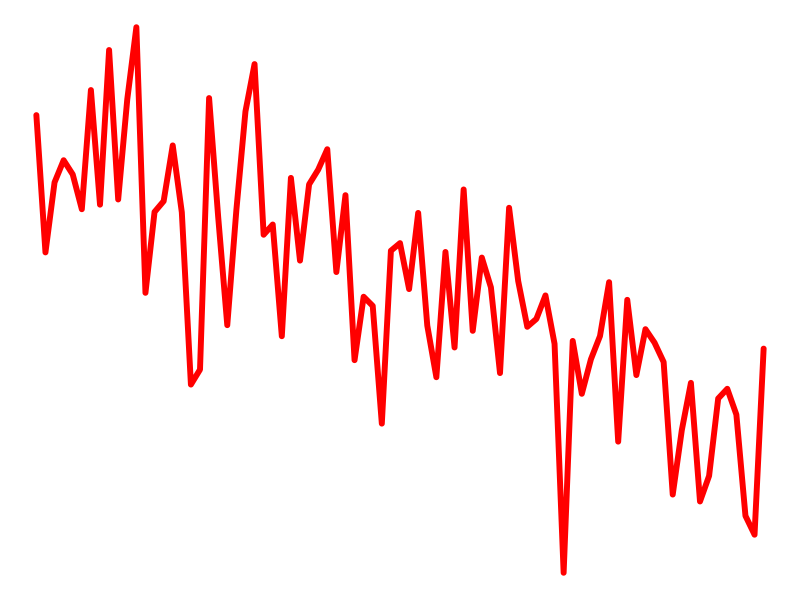
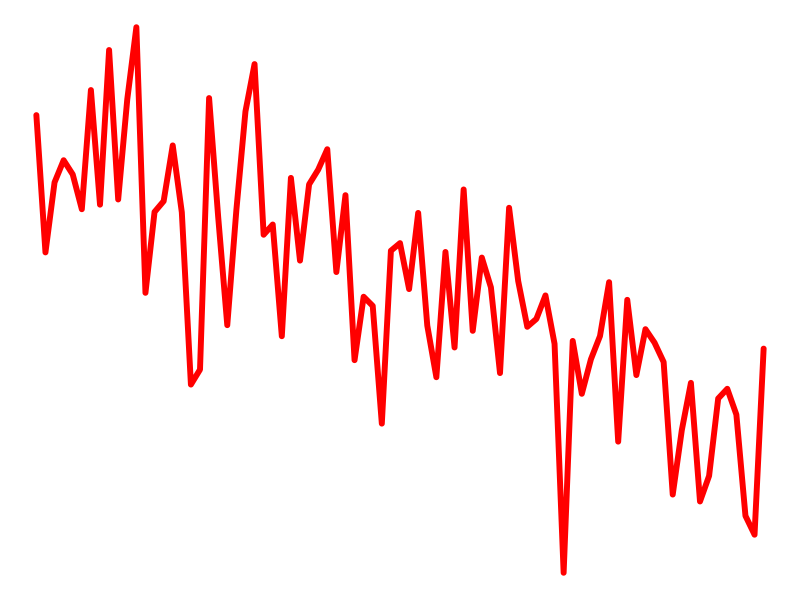

These figures' R source, in order:
library(ggplot2)

# 1. Define geometric coordinates for your icon design
favicon_data <- data.frame(
  x = c(1, 2, 2, 1, 1, 1.5, 2),
  y = c(1, 1, 2, 2, 1, 1.5, 1)
)

# Set seed for reproducibility
set.seed(42)

# 1. Define independent variable (Time index)
time <- seq(0, 24, by = 0.3)

# 2. Configure sinusoidal components
amplitude <- 2
period    <- 48
phase     <- 1

# 3. Generate pure sine wave + Gaussian noise
y_pure  <- amplitude * sin((2 * pi / period) * time + phase)
y_noisy <- y_pure + rnorm(length(time), mean = 0, sd = 1)

# 4. Combine into a data frame
favicon_data <- data.frame(x = time, y = y_noisy)



# 2. Render a clean plot without background elements using theme_void()
favicon_plot <- ggplot(favicon_data, aes(x = x, y = y)) +
  geom_path(color = "red", linewidth = 2, lineend = "round", linejoin = "round") +
  theme_void() +
  theme(plot.background = element_rect(fill = "transparent", color = NA))

# 3. Save as standard web-friendly PNG sizes
ggsave("favicon-16.png", plot = favicon_plot, width = 1, height = 1, dpi = 16, bg = "transparent")
ggsave("favicon-32.png", plot = favicon_plot, width = 1, height = 1, dpi = 32, bg = "transparent")
